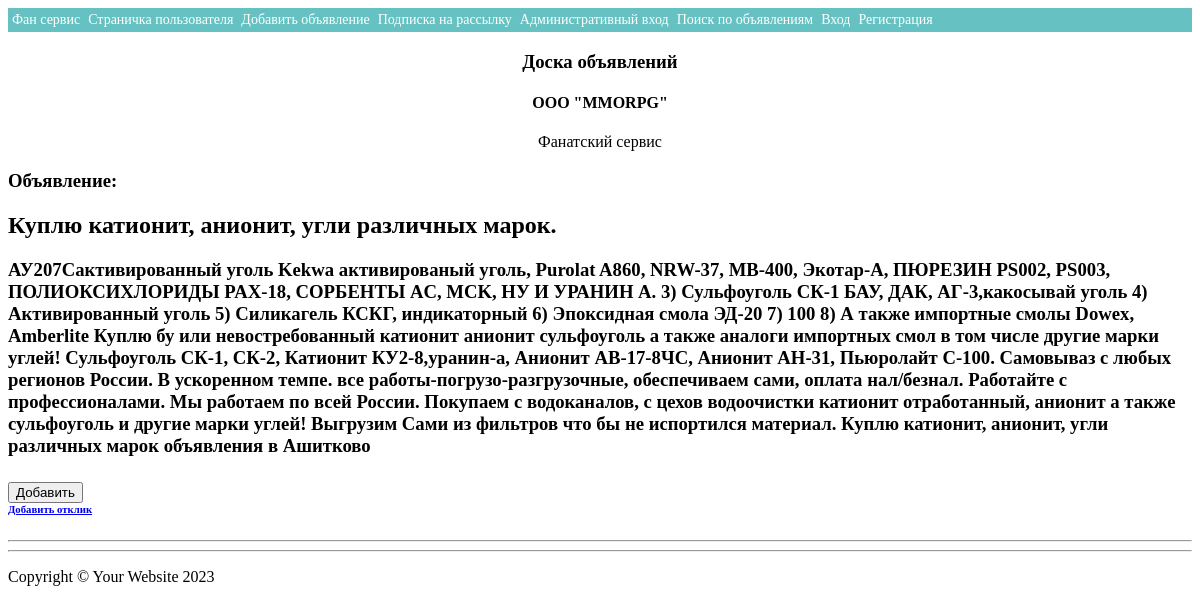
Page /11 on the committed database.
### bulletin/models.py (models this page shows, shortened)
class Declaration(models.Model):
    user = models.ForeignKey(AUTH_USER_MODEL, verbose_name='Пользователь', on_delete=models.CASCADE)
    title = models.CharField('Заголовок', max_length=100)
    text = models.TextField('Описание')
    category = models.ForeignKey(Category, verbose_name='категория', on_delete=models.CASCADE)
    date_create = models.DateTimeField(auto_now_add=True, verbose_name='Дата публикации')
    response = models.ManyToManyField(AUTH_USER_MODEL, related_name='post_response', )
    accepted_response = models.ManyToManyField(AUTH_USER_MODEL, related_name='post_accepted_response', )
    file = models.FileField('Файл', upload_to="bulletin_file/", blank=True, null=True)
    image = models.ImageField('Изображение', upload_to="image/", blank=True, null=True)
    class Meta:
        verbose_name = "Объявление"
        verbose_name_plural = "Объявления"

### bulletin/views.py (the view)
# urls.py: path('<int:pk>', DeclarationDetail.as_view(), name='declaration'),
class DeclarationDetail(DetailView):
    model = Declaration
    template_name = 'DeclarationDetail.html'
    context_object_name = 'DeclarationDetail'
    queryset = Declaration.objects.all()
    def get_context_data(self, **kwargs):
        context = super().get_context_data(**kwargs)
        post = get_object_or_404(Declaration, id=self.kwargs.get(self.pk_url_kwarg))
        if self.request.user == post.user:
            context['author'] = True
        else:
            context['is_not_author'] = True
        return context

### templates/DeclarationDetail.html (shortened to what this page needs)
{% extends 'base.html' %}
{% block title2 %}
    <div align="center">
           <h3>Доска объявлений</h3>
                <h4>OOO "MMORPG"</h4>
            <span class="subheading">Фанатский сервис</span>
    </div>{% endblock title2 %}
{% block content %}
<h3> Объявление:</h3>
<h2 class="post-title">
              {{DeclarationDetail.title}}
            </h2>
            <h3 class="post-subtitle">
              {{DeclarationDetail.text}}
            </h3>
            <h6>
                {% if is_not_author %}
                <form  action="{% url 'post_response' DeclarationDetail.id %} " method="POST">
                <input class="btn btn-primary float-right" type="submit" name="response" value="Добавить">
                </form>
                <a class="btn btn-primary float-right" href="{% url 'addreviews' DeclarationDetail.id %}">Добавить отклик</a>
                {% endif %}
            </h6>
{% endblock content %}

### rows in the picture
Declaration: title "Куплю катионит, анионит, угли различных марок.", text "АУ207Сактивированный уголь Kekwa активированый уголь, Purolat A860, NRW-37, MB-400, Экотар-А, ПЮРЕЗИН PS002, PS003, ПОЛИОКСИХЛОРИДЫ PAX-18, СОРБЕНТЫ AC, MCK, НУ И УРАНИН А. 3) Сульфоуголь СК-1 БАУ, ДАК, АГ-3,какосывай уголь 4) Активированный уголь 5) Силикагель КСКГ, индикаторный 6) Эпоксидная смола ЭД-20 7) 100 8) А также импортные смолы Dowex, Amberlite Куплю бу или невостребованный катионит анионит сульфоуголь а также аналоги импортных смол в том числе другие марки углей! Сульфоуголь СК-1, СК-2, Катионит КУ2-8,уранин-а, Анионит АВ-17-8ЧС, Анионит АН-31, Пьюролайт С-100. Самовываз с любых регионов России. В ускоренном темпе. все работы-погрузо-разгрузочные, обеспечиваем сами, оплата…"
